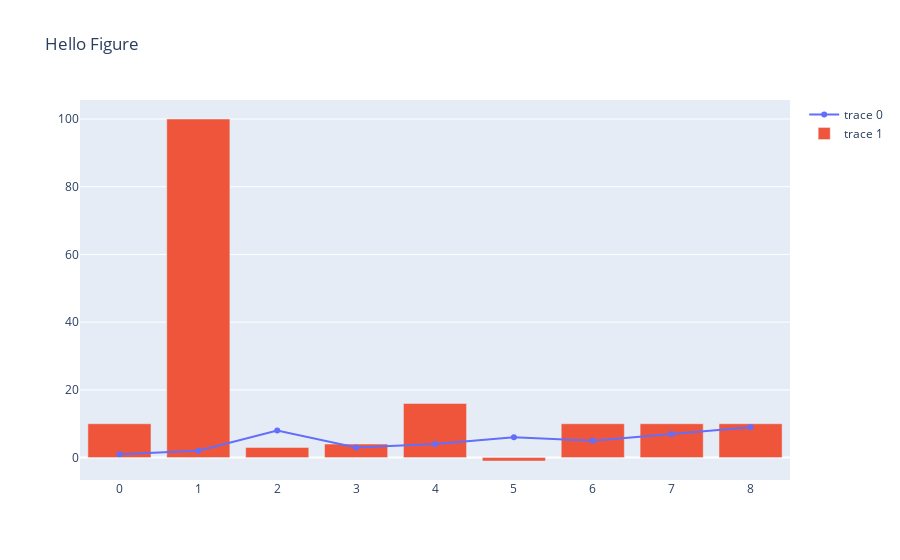

The code cell stored with this chart in its notebook:
### Code cell
import plotly.graph_objects as go
fig = go.Figure()
fig.add_trace(go.Scatter(y=t['a']))  # <-- get column 'a' from Table t
fig.add_trace(go.Bar(y=t['b']))  #     <-- get column 'b' from Table t
fig.update_layout(title = 'Hello Figure')
fig.show()

### Figure 1 — Plotly figure (JSON) as saved in the notebook; plotly's stock layout.template omitted (floating-point values rounded to 4 significant figures)
{"data": [{"type": "scatter", "y": [1, 2, 8, 3, 4, 6, 5, 7, 9]}, {"type": "bar", "y": [10, 100, 3, 4, 16, -1, 10, 10, 10]}], "layout": {"title": {"text": "Hello Figure"}}}
